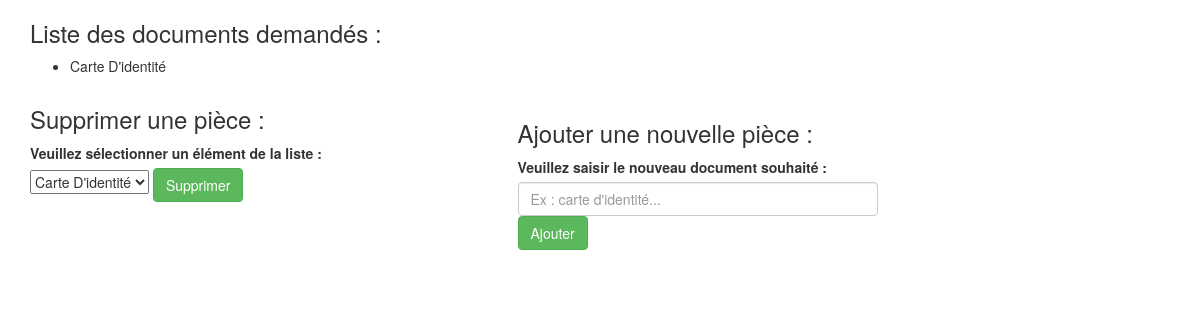
The page /controleur/controleurNaturePiece.php on the database as committed earlier.
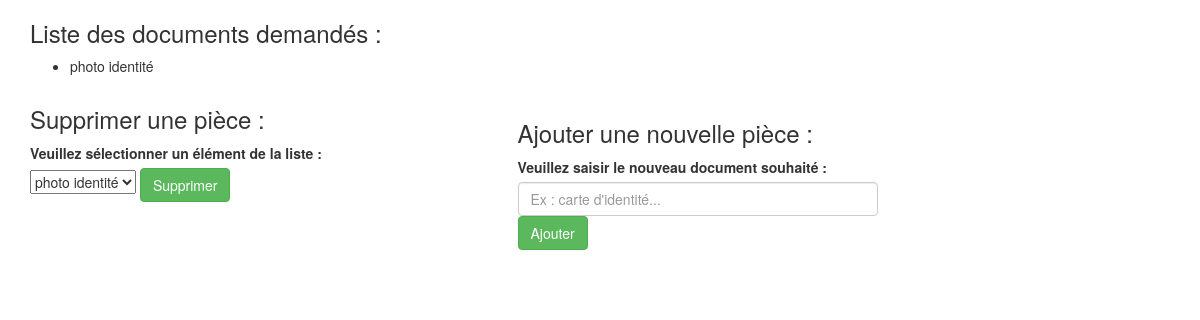
The same page on the database as committed later.
### tables this page shows
CREATE TABLE IF NOT EXISTS `nature_piece` (
  `NTPCID` smallint(2) NOT NULL AUTO_INCREMENT,
  `NTPCINTITULE` char(64) DEFAULT NULL,
  PRIMARY KEY (`NTPCID`)
);

### controleur/controleurNaturePiece.php (called while the page is built, shortened)
<?php
	require_once('modele/BD.NaturePiece.inc.php');
	$listNP = new NaturePieceDAO();
	$listenaturepiece=$listNP->getNaturePiece();
	require_once('vues/vueNaturePiece.php');
?>

### modele/BD.NaturePiece.inc.php (called while the page is built, shortened)
<?php
    require_once 'NaturePiece.inc.php';
    require_once 'dao.inc.php';
    class NaturePieceDAO extends DAO{
        function getNaturePiece()
        {
            $req = $this->prepare("
                                    SELECT NTPCID,NTPCINTITULE
                                    FROM NATURE_PIECE
                                    ORDER BY NTPCID
                                ");
            $req->execute();
            return $this->cursorToObjectArray($req);
        }
    }
?>

### modele/dao.inc.php (called while the page is built, shortened)
<?php
	abstract class DAO extends PDO{
		protected function cursorToObjectArray($curseur)
		{
			$tab = $curseur->fetchAll(PDO::FETCH_CLASS, substr(get_class($this),0,-3));
			return $tab;
		}
	}
?>

### modele/NaturePiece.inc.php (called while the page is built, shortened)
<?php
	class NaturePiece{
		public function get_NTPCID(){
			return $this->NTPCID;
		}
		public function get_NTPCINTITULE(){
			return $this->NTPCINTITULE;
		}
	}
?>

### vues/vueNaturePiece.php (the view, shortened to what this page needs)
	<link rel="stylesheet" href="https://maxcdn.bootstrapcdn.com/bootstrap/3.3.7/css/bootstrap.min.css">
<div class="container">
	<h3>Liste des documents demandés :</h3>
	<ul>
		<?php
			for($i=0;$i<count($listenaturepiece);$i++)
			{
		?>
				<li><?php echo $listenaturepiece[$i]->get_NTPCINTITULE(); ?></li>
		<?php
			}
		?>
		</ul>
	<div class="row">
		<form action="#" method="POST" id="form">
			<div class="col-md-6 col-lg-4 col-lg-offset-0">
				<div class="form-group">
					<h3>Supprimer une pièce :</h3>
					<label>Veuillez sélectionner un élément de la liste : </label>
					<select name="NTPCID">
						<?php
							for($i=0;$i<count($listenaturepiece);$i++)
							{
						?>
								<option value=<?php echo $listenaturepiece[$i]->get_NTPCID(); ?> >
									<?php echo $listenaturepiece[$i]->get_NTPCINTITULE(); ?>
								</option>
						<?php
							}
						?>
					</select>
					<button type="submit" onclick="return confirm('Etes-vous sur de vouloir supprimer cette demande de documents ?');" class="btn btn-success pull-right-md" name="supprimer" id="supprimerI">Supprimer</button>
				</div>
			</div>
		</form>
		<form action="#" method="POST" id="form">
			<div class="col-md-6 col-lg-4 col-lg-offset-1">
				<div class="form-group">
					<h3>Ajouter une nouvelle pièce :</h3>
					<label>Veuillez saisir le nouveau document souhaité : </label>
					<input type="text" class="form-control" name="intitule" id="intituleI" placeholder="Ex : carte d'identité..." required>
					<button type="submit" class="btn btn-success pull-right-md " name="ajouter" id="suivantI">Ajouter</button>
				</div>
			</div>
		</form>
	</div>
</div>

Rows that differ between the two databases and show on the page:
removed nature_piece: NTPCINTITULE "Carte D'identité"
added nature_piece: NTPCINTITULE "photo identité"
Other text that changed with them:
form field NTPCID: "Carte D'identité" → "photo identité"
